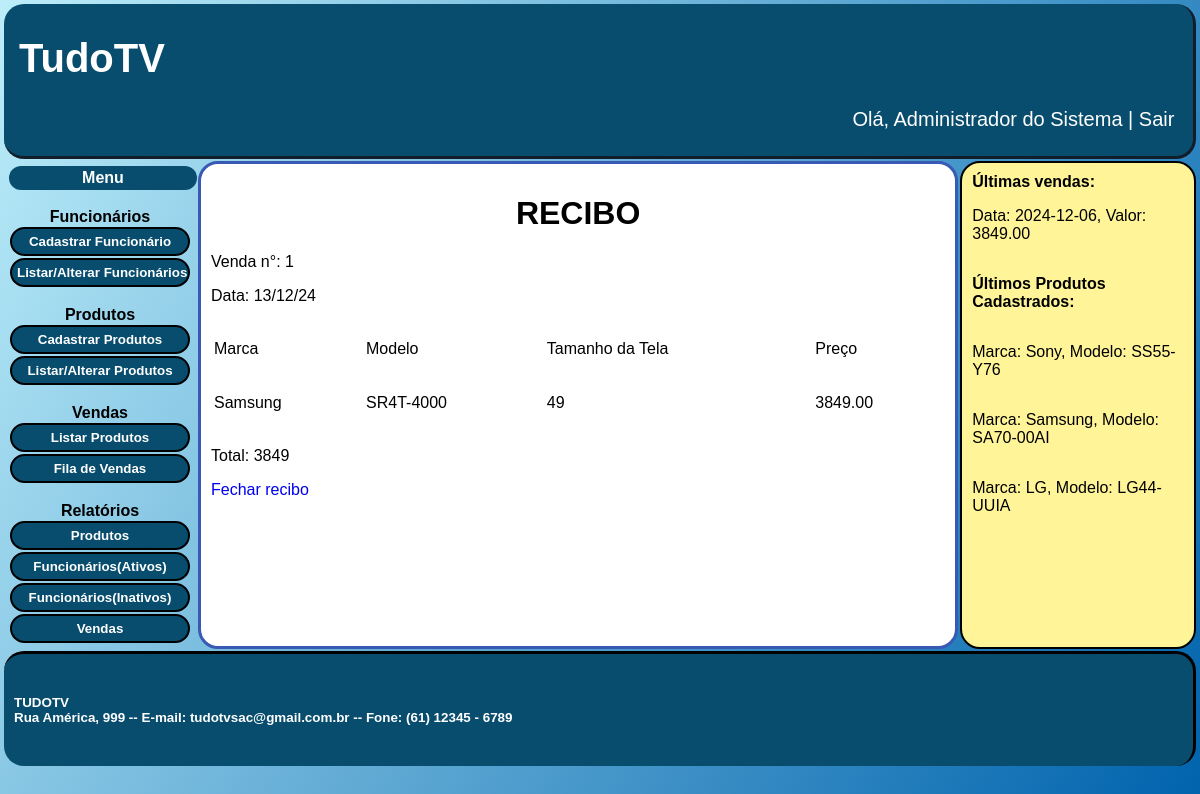
/reciboVenda.php?codVenda=1 (signed in), run on the app's committed database.
### tables this page shows
CREATE TABLE `televisor` (
  `id_tv` int(11) NOT NULL,
  `marca_tv` varchar(45) NOT NULL,
  `modelo_tv` varchar(45) NOT NULL,
  `tipo_tela_tv` varchar(45) NOT NULL,
  `resolucao_tv` varchar(45) NOT NULL,
  `preco_tv` decimal(10,2) NOT NULL,
  `foto_tv` varchar(100) NOT NULL,
  `fila_compra_tv` varchar(1) NOT NULL DEFAULT 'n',
  `venda_id_venda` int(11) DEFAULT NULL,
  `tamanho_tela_tv` varchar(45) NOT NULL,
  `entradas_tv` varchar(45) NOT NULL,
  `voltagem_tv` varchar(45) NOT NULL,
  `sistema_operacional_tv` varchar(45) NOT NULL,
  `processador_tv` varchar(45) NOT NULL
);

CREATE TABLE `venda` (
  `id_venda` int(11) NOT NULL,
  `data_venda` date NOT NULL,
  `valor_total` decimal(10,2) NOT NULL,
  `funcionarios_id_funcionarios` int(11) NOT NULL
);

### reciboVenda.php (the view, shortened to what this page needs)
<!DOCTYPE html>
<html lang="pt-br">
    <head>
        <link rel="stylesheet" href="style.css">
    </head>
    <body>
        <div class="cabecalho">
            <div class="conteudoCabecalho">
                <h1>TudoTV</h1>
                <p align="right"> Olá, <?php include 'validaLogin.php'; ?><a class="sair" href="logout.php"> | Sair </a></p>
            </div>
        </div>
        <div class="menu">
            <div class="conteudoMenu">
                <div class="tituloMenu">
                    <b>Menu</b>
                </div>
                <?php include 'menuLocal.php' ?>
            </div>
        </div>
        <div class="conteudo">
            <div class="produto">
                <h1 align="center">RECIBO</h1>
                <?php
                $conectar = mysqli_connect("localhost", "root", "", "lojatv");
                $codVenda = $_GET['codVenda'];
                $dataExibicao = date('d/m/y');
                $sql_consulta_recibo = "SELECT marca_tv,modelo_tv, preco_tv, tamanho_tela_tv FROM televisor WHERE venda_id_venda = '$codVenda'";
                $resultado_consulta = mysqli_query($conectar, $sql_consulta_recibo);
                echo "<p> Venda n°: $codVenda</p>";
                echo "<p>Data: $dataExibicao</p>";
                ?>
                <table width="100%">
                    <tr>
                        <td>
                            <p>Marca</p>
                        </td>
                        <td>
                            <p>Modelo</p>
                        </td>
                        <td>
                            <p>Tamanho da Tela</p>
                        </td>
                        <td>
                            <p>Preço</p>
                        </td>
                    </tr>
                    <?php
                    $valor_total = 0;
                    while ($registro = mysqli_fetch_row($resultado_consulta)) {
                        ?>
                        <tr>
                            <td>
                                <p>
                                    <?php echo "$registro[0]"; ?>
                                </p>
                            </td>
                            <td>
                                <p>
                                    <?php echo "$registro[1]"; ?>
                                </p>
                            </td>
                            <td>
                                <p>
                                    <?php echo "$registro[3]"; ?>
                                </p>
                            </td>
                            <td>
                                <p>
                                    <?php echo "$registro[2]";
                                    $valor_total = $valor_total + $registro[2]
                                    ?>
                                </p>
                            </td>
                        </tr>
                        <?php
                    }
                    ?>
                </table>
                <p> Total: <?php echo $valor_total; ?>
                <p> <a href="listaProdutoVenda.php"> Fechar recibo </a> </p>
            </div>
        </div>
        <div class="lado">
            <?php include 'noticiasGlobais.php' ?>
        </div>
        <div class="rodape">
            <div class="conteudoRodape">
                <?php include 'rodapeGlobal.php' ?>
            </div>
        </div>
    </body>
</html>

### noticiasGlobais.php
<?php
if ($_SESSION["Funcao"] == "administrador") {
?>
    <b>Últimas vendas:</b>
<?php
    $conectar = mysqli_connect("localhost", "root", "", "lojatv");
    $sql_consulta_ultima_venda = "SELECT data_venda, valor_total FROM venda ORDER BY id_venda DESC LIMIT 3";
    $sql_consulta_ultima_add = "SELECT marca_tv, modelo_tv FROM televisor ORDER BY id_tv DESC LIMIT 3";
    $resultado_consulta = mysqli_query($conectar, $sql_consulta_ultima_venda);
    $resultado_consulta2 = mysqli_query($conectar, $sql_consulta_ultima_add);
    while ($registro = mysqli_fetch_row($resultado_consulta)) {
        echo "<p>Data: $registro[0], Valor: $registro[1]</p>";
    }
?>
    <p><b>Últimos Produtos Cadastrados:</b></p>
<?php
    while ($registro = mysqli_fetch_row($resultado_consulta2)) {
        echo "<p>Marca: $registro[0], Modelo: $registro[1]</p>";
    }
?>
<?php
}else if ($_SESSION["Funcao"] == "estoquista"){
?>
    <b>Últimos Produtos Cadastrados:</b>
<?php
    $conectar = mysqli_connect("localhost", "root", "", "lojatv");
    $sql_consulta_ultima_add = "SELECT marca_tv, modelo_tv FROM televisor ORDER BY id_tv DESC LIMIT 3";
    $resultado_consulta = mysqli_query($conectar, $sql_consulta_ultima_add);
    while ($registro = mysqli_fetch_row($resultado_consulta)) {
        echo "<p>Marca: $registro[0], Modelo: $registro[1]</p>";
    }
?>
<?php }else if($_SESSION["Funcao"] == "vendedor"){
?>
        <b>Últimas vendas:</b>
<?php
    $conectar = mysqli_connect("localhost", "root", "", "lojatv");
    $sql_consulta_ultima_venda = "SELECT data_venda, valor_total FROM venda ORDER BY id_venda DESC LIMIT 3";
    $resultado_consulta = mysqli_query($conectar, $sql_consulta_ultima_venda);
    while ($registro = mysqli_fetch_row($resultado_consulta)) {
        echo "<p>Data: $registro[0], Valor: $registro[1]</p>";
    }
?>
<?php
}
?>

### style.css (style rules this page uses)
body { font-family: Arial, sans-serif; display: flex; flex-wrap: wrap; margin: 3px; flex: 1 1 100vw; background-image: linear-gradient(120deg, #bdeefa, #0063ad); background-attachment: fixed; }
.cabecalho { padding: 5px; font-size: 20px; margin: 1px; display: flex; flex: 1 1 100vw; background-color: #084d6e; border: 3px solid #111e2a; border-top: none; border-left: none; border-radius: 20px; }
.conteudoCabecalho { width: 98%; padding-left: 10px; color: white; }
.menu { padding: 5px; display: flex; border-radius: 20px; margin: 1px; flex: 1 1 100px; }
.conteudoMenu { width: 100%; height: 100%; display: flex; flex-direction: column; text-align: center; }
.tituloMenu { border-radius: 20px; width: 100%; display: flex; flex-direction: column; text-align: center; padding: 3px; background-color: #084d6e; color: #ffffff; font-weight: bold; }
.conteudo { padding: 10px; display: flex; border-radius: 20px; margin: 1px; flex: 20 1 500px; border: 3px solid rgb(56, 89, 180); background: #ffffff; height: auto; }
.lado { padding: 10px; display: flex; flex-direction: column; border-radius: 20px; border: 2px solid #000000; background-color: rgb(255, 245, 152); margin: 1px; flex: 1 1 200px; }
.rodape { padding: 10px; font-size: 20px; margin: 1px; display: flex; flex: 1 1 100vw; background-color: #084d6e; border: 3px solid #000000; border-bottom: none; border-left: none; border-radius: 20px; color: white; }
.produto { padding: auto; width: 100%; }
.conteudoRodape { width: 100%; height: 100%; }
a { text-decoration: none; }
.sair { text-decoration: none; color: white; }

### data on the page
televisor: marca_tv "Samsung", modelo_tv "SR4T-4000", tamanho_tela_tv "49", preco_tv "3849.00"
venda: data_venda "2024-12-06", valor_total "3849.00"
televisor: marca_tv "Sony", modelo_tv "SS55-Y76"
televisor: marca_tv "Samsung", modelo_tv "SA70-00AI"
televisor: marca_tv "LG", modelo_tv "LG44-UUIA"

### other printed values
$_SESSION["Nome"] "Administrador do Sistema"
$codVenda "1"
$valor_total "3849"
